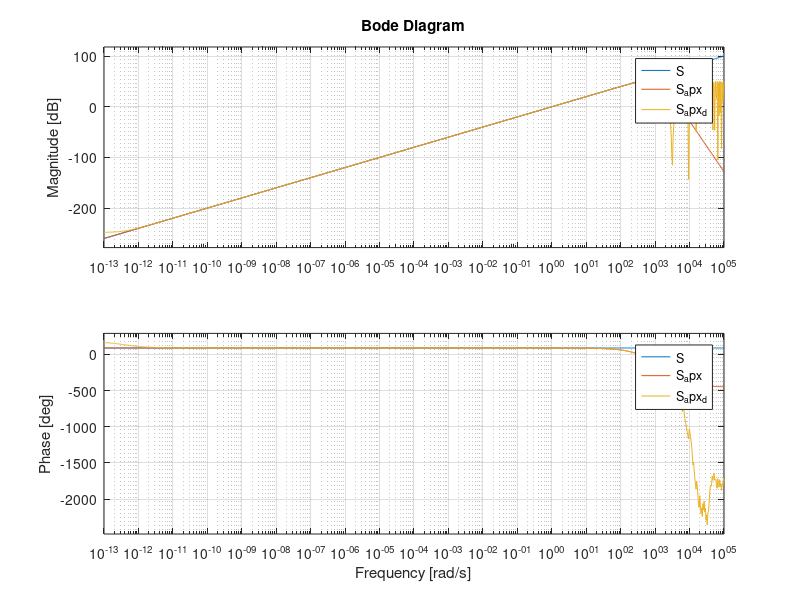

Here is the MATLAB script that generated this plot:

clc

%%
% Approximated differentiation


% Sampling frequency
Ts = 0.001 % s

% Cut-off frequency
% fc = 100 % Hz
fc = 200 % Hz

%
S = tf([1 0], [1]);
%
LPF1 = tf([1],[1/(2*pi*fc) 1]);
% LPF2 = LPF1*LPF1; % 2nd-order
% LPF2 = LPF1*LPF1*LPF1; % 3rd-order
% LPF2 = LPF1*LPF1*LPF1*LPF1; % 4th-order
LPF2 = LPF1*LPF1*LPF1*LPF1*LPF1*LPF1; % 6th-order

% Approximated differentiation
S_apx = S*LPF2

% Discrete version
S_apx_d = c2d(S_apx, Ts,'tustin')

% Get parameters
[num,den] = tfdata(S_apx_d,'v')

%%
figure(1)
bode(S,S_apx,S_apx_d)
